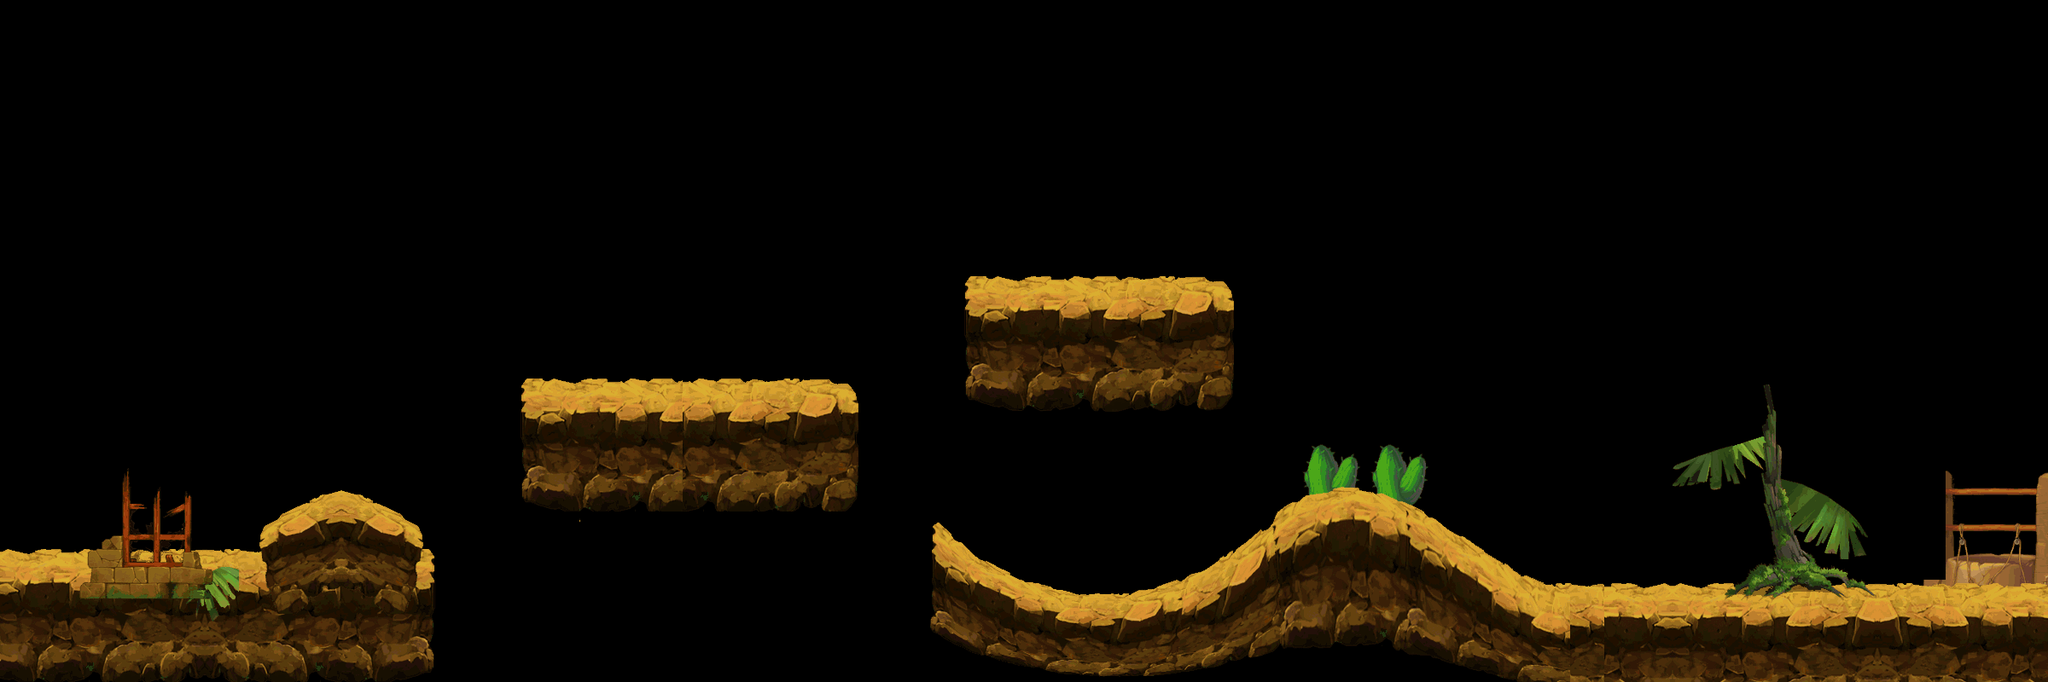

A level layout from a 2D game, rendered from its tile map. Below: a short description, then the map file with tile-grid data replaced by summaries:
An orthogonal 60x20 tile map with 40x40 px tiles, 4 tile layers (land1, land2, land3, land4) and 41 objects.

<map version="1.0" orientation="orthogonal" width="60" height="20" tilewidth="40" tileheight="40">
 <tileset firstgid="1" name="4-2-2" tilewidth="40" tileheight="40">
  <image source="d-land.png" width="2025" height="1793" />
 </tileset>
 <layer name="land1" width="60" height="20">
  <data>[1200 cells, 112 non-empty, 103 distinct tile ids]</data>
 </layer>
 <layer name="land2" width="60" height="20">
  <data>[1200 cells, 389 non-empty, 193 distinct tile ids]</data>
 </layer>
 <layer name="land3" width="60" height="20">
  <data>[1200 cells, 197 non-empty, 185 distinct tile ids]</data>
 </layer>
 <layer name="land4" width="60" height="20">
  <data>[1200 cells, 85 non-empty, 82 distinct tile ids]</data>
 </layer>
 <objectgroup name="pengzhuang" width="60" height="20">
  <object x="1133" y="347" width="309" height="51" />
  <object x="-27" y="666" width="334" height="132" />
  <object x="1234" y="712" width="137" height="42" />
  <object x="1523" y="598" width="115" height="44" />
  <object x="307" y="627" width="36" height="88" />
  <object x="1097" y="711" width="136" height="44" />
  <object x="1371" y="711" width="151" height="45" />
  <object x="1637" y="710" width="182" height="47" />
  <object x="608" y="464" width="395" height="55" />
  <object x="332" y="628" width="157" height="54" />
  <object x="1818" y="709" width="602" height="107" />
 </objectgroup>
 <objectgroup name="zuobiao1" width="60" height="20">
  <object x="812" y="464">
   <properties>
    <property name="id" value="1" />
    <property name="type" value="1" />
   </properties>
  </object>
  <object x="852" y="482">
   <properties>
    <property name="id" value="1" />
    <property name="type" value="1" />
   </properties>
  </object>
  <object x="788" y="482">
   <properties>
    <property name="id" value="1" />
    <property name="type" value="1" />
   </properties>
  </object>
  <object x="1989" y="722">
   <properties>
    <property name="id" value="1" />
    <property name="type" value="1" />
   </properties>
  </object>
  <object x="1925" y="722">
   <properties>
    <property name="id" value="1" />
    <property name="type" value="1" />
   </properties>
  </object>
 </objectgroup>
 <objectgroup name="zuobiao2" width="60" height="20">
  <object x="890" y="463">
   <properties>
    <property name="id" value="101" />
    <property name="num" value="5" />
    <property name="range" value="100" />
    <property name="time" value="1" />
    <property name="timemax" value="12" />
    <property name="timemin" value="3" />
    <property name="z" value="0" />
   </properties>
  </object>
  <object x="2101" y="710">
   <properties>
    <property name="id" value="101" />
    <property name="num" value="6" />
    <property name="range" value="20" />
    <property name="time" value="2" />
    <property name="timemax" value="12" />
    <property name="timmin" value="3" />
   </properties>
  </object>
  <object x="198" y="660">
   <properties>
    <property name="id" value="101" />
    <property name="num" value="6" />
    <property name="range" value="20" />
    <property name="time" value="2" />
    <property name="timemax" value="12" />
    <property name="timmin" value="3" />
   </properties>
  </object>
  <object x="1302" y="712">
   <properties>
    <property name="id" value="101" />
    <property name="num" value="6" />
    <property name="range" value="20" />
    <property name="time" value="2" />
    <property name="timemax" value="12" />
    <property name="timmin" value="3" />
   </properties>
  </object>
  <object x="1298" y="348">
   <properties>
    <property name="id" value="103" />
    <property name="num" value="4" />
    <property name="range" value="50" />
    <property name="time" value="6" />
    <property name="timemax" value="10" />
    <property name="timmin" value="3" />
   </properties>
  </object>
  <object x="1880" y="708">
   <properties>
    <property name="id" value="103" />
    <property name="num" value="4" />
    <property name="range" value="50" />
    <property name="time" value="6" />
    <property name="timemax" value="10" />
    <property name="timmin" value="3" />
   </properties>
  </object>
  <object x="746" y="466">
   <properties>
    <property name="id" value="111" />
    <property name="num" value="2" />
    <property name="range" value="20" />
    <property name="time" value="1" />
    <property name="timemax" value="8" />
    <property name="timmin" value="1" />
   </properties>
  </object>
  <object x="2054" y="710">
   <properties>
    <property name="id" value="111" />
    <property name="num" value="2" />
    <property name="range" value="20" />
    <property name="time" value="1" />
    <property name="timemax" value="8" />
    <property name="timmin" value="1" />
   </properties>
  </object>
  <object x="446" y="88">
   <properties>
    <property name="id" value="107" />
    <property name="num" value="3" />
    <property name="range" value="0" />
    <property name="time" value="1" />
    <property name="timemax" value="12" />
    <property name="timmin" value="3" />
   </properties>
  </object>
  <object x="1398" y="80">
   <properties>
    <property name="id" value="107" />
    <property name="num" value="3" />
    <property name="range" value="0" />
    <property name="time" value="1" />
    <property name="timemax" value="12" />
    <property name="timmin" value="3" />
   </properties>
  </object>
  <object x="2207" y="119">
   <properties>
    <property name="id" value="107" />
    <property name="num" value="3" />
    <property name="range" value="0" />
    <property name="time" value="1" />
    <property name="timemax" value="12" />
    <property name="timmin" value="3" />
   </properties>
  </object>
  <object x="82" y="668">
   <properties>
    <property name="id" value="111" />
    <property name="num" value="4" />
    <property name="range" value="0" />
    <property name="time" value="1" />
    <property name="timemax" value="8" />
    <property name="timmin" value="1" />
   </properties>
  </object>
  <object x="2162" y="706">
   <properties>
    <property name="id" value="111" />
    <property name="num" value="4" />
    <property name="range" value="0" />
    <property name="time" value="1" />
    <property name="timemax" value="8" />
    <property name="timmin" value="1" />
   </properties>
  </object>
  <object x="1364" y="344">
   <properties>
    <property name="id" value="111" />
    <property name="num" value="4" />
    <property name="range" value="0" />
    <property name="time" value="1" />
    <property name="timemax" value="8" />
    <property name="timmin" value="1" />
   </properties>
  </object>
  <object x="665" y="464">
   <properties>
    <property name="id" value="108" />
    <property name="num" value="5" />
    <property name="range" value="100" />
    <property name="time" value="1" />
    <property name="timemax" value="12" />
    <property name="timemin" value="3" />
    <property name="z" value="0" />
   </properties>
  </object>
  <object x="1191" y="348">
   <properties>
    <property name="id" value="108" />
    <property name="num" value="5" />
    <property name="range" value="100" />
    <property name="time" value="1" />
    <property name="timemax" value="12" />
    <property name="timemin" value="3" />
    <property name="z" value="0" />
   </properties>
  </object>
  <object x="1580" y="599">
   <properties>
    <property name="id" value="108" />
    <property name="num" value="5" />
    <property name="range" value="100" />
    <property name="time" value="1" />
    <property name="timemax" value="12" />
    <property name="timemin" value="3" />
    <property name="z" value="0" />
   </properties>
  </object>
  </objectgroup>
 <objectgroup name="zuobiao3" width="60" height="20">
  <!-- 5 objects omitted --></objectgroup>
</map>
<!-- 8 of 41 objects omitted -->
